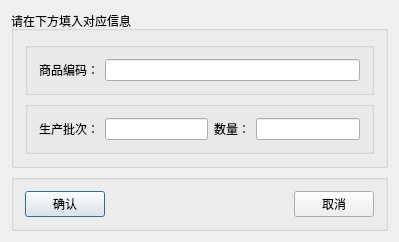
<?xml version="1.0" encoding="UTF-8"?>
<ui version="4.0">
 <class>tradeadd</class>
 <widget class="QDialog" name="tradeadd">
  <property name="geometry">
   <rect>
    <x>0</x>
    <y>0</y>
    <width>399</width>
    <height>217</height>
   </rect>
  </property>
  <property name="windowTitle">
   <string>优惠商品添加</string>
  </property>
  <layout class="QVBoxLayout" name="verticalLayout_2">
   <item>
    <widget class="QGroupBox" name="groupBox">
     <property name="title">
      <string>请在下方填入对应信息</string>
     </property>
     <layout class="QVBoxLayout" name="verticalLayout">
      <item>
       <widget class="QGroupBox" name="groupBox_4">
        <property name="title">
         <string/>
        </property>
        <layout class="QHBoxLayout" name="horizontalLayout_3">
         <item>
          <widget class="QLabel" name="label_2">
           <property name="text">
            <string>商品编码：</string>
           </property>
          </widget>
         </item>
         <item>
          <widget class="QLineEdit" name="lineEdit_num"/>
         </item>
        </layout>
       </widget>
      </item>
      <item>
       <widget class="QGroupBox" name="groupBox_3">
        <property name="title">
         <string/>
        </property>
        <layout class="QHBoxLayout" name="horizontalLayout_2">
         <item>
          <widget class="QLabel" name="label">
           <property name="text">
            <string>生产批次：</string>
           </property>
          </widget>
         </item>
         <item>
          <widget class="QLineEdit" name="lineEdit_batch"/>
         </item>
         <item>
          <widget class="QLabel" name="label_3">
           <property name="text">
            <string>数量：</string>
           </property>
          </widget>
         </item>
         <item>
          <widget class="QLineEdit" name="lineEdit_amount"/>
         </item>
        </layout>
       </widget>
      </item>
     </layout>
    </widget>
   </item>
   <item>
    <widget class="QGroupBox" name="groupBox_2">
     <property name="title">
      <string/>
     </property>
     <layout class="QHBoxLayout" name="horizontalLayout">
      <item>
       <widget class="QPushButton" name="pushButton_right">
        <property name="text">
         <string>确认</string>
        </property>
       </widget>
      </item>
      <item>
       <spacer name="horizontalSpacer">
        <property name="orientation">
         <enum>Qt::Horizontal</enum>
        </property>
        <property name="sizeHint" stdset="0">
         <size>
          <width>88</width>
          <height>20</height>
         </size>
        </property>
       </spacer>
      </item>
      <item>
       <widget class="QPushButton" name="pushButton_false">
        <property name="text">
         <string>取消</string>
        </property>
       </widget>
      </item>
     </layout>
    </widget>
   </item>
  </layout>
 </widget>
 <layoutdefault spacing="6" margin="11"/>
 <resources/>
 <connections/>
</ui>
